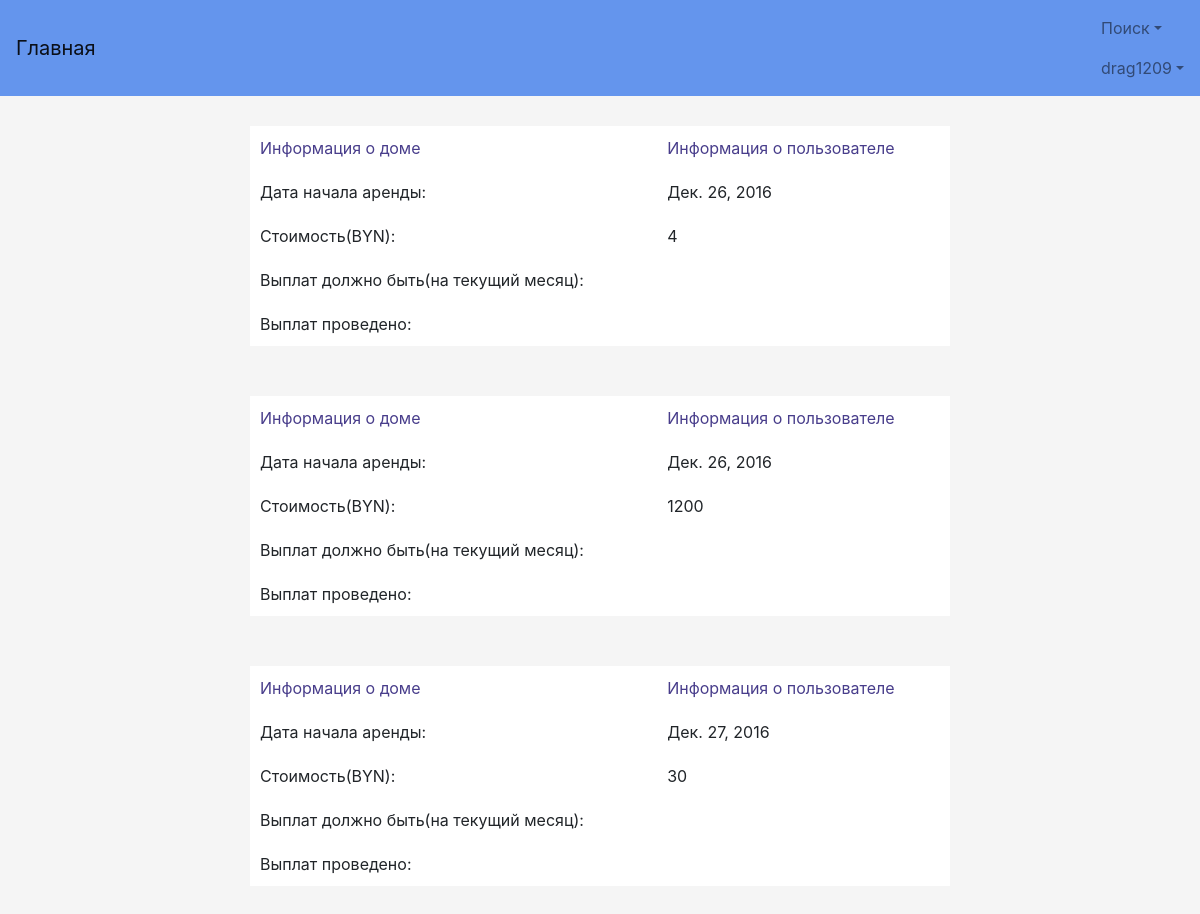
The app's page /profile/allrentsowner (signed in) with its own data.
### TOFI/models.py (models this page shows, shortened)
class MyUser(AbstractBaseUser):
    username = models.CharField(verbose_name='Логин', max_length=50, unique=True)
    password = models.CharField(verbose_name='Пароль', max_length=50)
    name = models.CharField(verbose_name='Имя', max_length=50)
    surname = models.CharField(verbose_name='Фамилия', max_length=50)
    last_name = models.CharField(verbose_name='Отчество', max_length=50)
    age = models.IntegerField(verbose_name='Возраст')
    passport_id = models.CharField(verbose_name='Номер паспорта', max_length=50)
    phone = models.CharField(verbose_name='Телефон', max_length=50)
    address = models.CharField(verbose_name='Адрес', max_length=50)
    email = models.CharField(verbose_name='Электронная почта', max_length=50, unique=True)
    taxpayer_account_number = models.IntegerField(verbose_name='УНН', null=True)
    license_field = models.CharField(verbose_name='Лицензия', max_length=50, null=True)
    ie = models.BooleanField(verbose_name='ИП', default=False)
    balance = models.FloatField(verbose_name='', default=0)
    user_card_id = models.ManyToManyField(UserCard, default=None)
    objects = MyUserManager()
    USERNAME_FIELD = 'username'
    REQUIRED_FIELDS = ['name', 'surname', 'last_name', 'age', 'passport_id', 'phone', 'address', 'email', 'ie']
    is_active = models.BooleanField(default=True)
    reason_block = models.CharField(max_length=100, null=True)
    is_admin = models.BooleanField(default=False)
    is_moder = models.BooleanField(default=False)
    wrong_password_number = models.IntegerField(default=0)

class DoneRent(models.Model):
    id_house = models.ForeignKey(Rent, on_delete=models.CASCADE)
    id_user_owner = models.ForeignKey(MyUser, on_delete=models.CASCADE)
    id_user_renter = models.IntegerField()
    fine = models.FloatField(default=0)
    date_rent = models.DateField(default=None)
    payed_until_time = models.FloatField(default=0)
    cost = models.CharField(max_length=50)  # Цена одной платы
    next_payment_date = models.DateField(default=None)

### user_profile/views.py (the view)
# urls.py: url(r'allrentsowner', views.all_rents_owner, name='AllRentsOwner'),
def all_rents_owner(request):
    if request.user.is_anonymous or not request.user.is_active:
        return HttpResponseRedirect("/login")
    id_user = request.user.id
    my_rents = models.DoneRent.objects.all().filter(id_user_owner=id_user)
    return render(request, 'Profile/AllRentsOwner.html', {'my_rents': my_rents})

### TOFI/templates/Profile/AllRentsOwner.html (shortened to what this page needs)
{% extends "base.html" %}
{% block content %}
        {% if my_rents %}
            {% for rent in my_rents %}
                <table class="center">
                    <tr class="padding">
                        <td class="padding">
                            <a href="aboutHouse/{{ rent.id_house}}">Информация о доме</a>
                        </td>
                        <td class="padding">
                            <a href="aboutUser/{{ rent.id_user_owner}}">Информация о пользователе</a>
                        </td>
                    </tr>
                    <tr>
                        <td class="padding">Дата начала аренды:</td>
                        <td class="padding">{{ rent.date_rent }}</td>
                    </tr>
                    <tr>
                        <td class="padding">Стоимость(BYN):</td>
                        <td class="padding">{{ rent.cost }}</td>
                    </tr>
                    <tr>
                        <td class="padding">Выплат должно быть(на текущий месяц):</td>
                        <td class="padding">{{ rent.pay_number }}</td>
                    </tr>
                    <tr>
                        <td class="padding">Выплат проведено:</td>
                        <td class="padding">{{ rent.paid_user }}</td>
                    </tr>
                </table>
            {% endfor %}
        {% endif %}
{% endblock %}

### TOFI/templates/base.html (shortened to what this page needs)
{% load staticfiles %}
<!DOCTYPE html>
<html lang="ru">
  <head>
      <link href="https://cdnjs.cloudflare.com/ajax/libs/twitter-bootstrap/4.0.0-alpha.5/css/bootstrap.min.css"
            rel="stylesheet">
      <link href="{% static 'style.css' %}" rel="stylesheet">
      <link href="http://ajax.googleapis.com/ajax/libs/jqueryui/1.8/themes/base/jquery-ui.css" rel="stylesheet"
            type="text/css"/>
      <link href="https://cdnjs.cloudflare.com/ajax/libs/bootstrap-datepicker/1.6.4/css/bootstrap-datepicker.min.css"
            rel="stylesheet" type="text/css">
      <link href="https://cdnjs.cloudflare.com/ajax/libs/bootstrap-datetimepicker/4.17.43/css/bootstrap-datetimepicker.min.css"
            rel="stylesheet" type="text/css">
  </head>
  <body>
  <nav class="navbar navbar-light">
      <a class="navbar-brand" href="{% url 'Main' %}">Главная</a>
      <ul class="nav navbar-nav">
          {% if request.user.is_anonymous %}
              <li class="nav-item active">
                  <a class="nav-link" href="{% url 'Registration' %}">Регистрация<span class="sr-only">(current)</span></a>
              </li>
              <li class="nav-item active">
                  <a class="nav-link" href="{% url 'Login' %}">Вход<span class="sr-only">(current)</span></a>
              </li>
              <li class="nav-item dropdown">
                  <a class="nav-link dropdown-toggle" href="#" id="supportedContentDropdown" data-toggle="dropdown"
                     aria-haspopup="true" aria-expanded="false">Поиск</a>
                  <div class="dropdown-menu" aria-labelledby="supportedContentDropdown">
                      <a class="dropdown-item" href="{% url 'SearchUser' %}">Поиск пользователей</a>
                      <a class="dropdown-item" href="{% url 'SearchRent' %}">Поиск жилья</a>
                      <a class="dropdown-item" href="{% url 'SearchId' %}">Поиск пользователей по Id</a>
                  </div>
              </li>
            {% else %}
              <li class="nav-item dropdown">
                  <a class="nav-link dropdown-toggle" href="#" id="supportedContentDropdown" data-toggle="dropdown"
                     aria-haspopup="true" aria-expanded="false">Поиск</a>
              </li>
              <li class="nav-item dropdown">
                  <a class="nav-link dropdown-toggle" href="#" id="supportedContentDropdown" data-toggle="dropdown"
                     aria-haspopup="true" aria-expanded="false">{{ request.user.username }}</a>
              </li>
          {% endif %}
      </ul>
  </nav>
  <div class="main-body">
      <div class="container">
        {% block content %}
        {% endblock %}
    </div>
  </div>
  </body>
</html>

### TOFI/static/style.css (style rules this page uses)
.center { width: 100%; max-width: 700px; padding: 10px; margin: auto auto 50px; background: white; }
a { color: darkslateblue; }
body { margin: auto; padding-bottom: 0; height: auto; background-color: whitesmoke; link: dodgerblue; }
table { width: 100%; }
.main-body { padding-top: 10px; padding-bottom: auto; margin-top: 20px; }
.padding { padding: 10px; }
.navbar-light { background-color: cornflowerblue; }

### records on screen
MyUser: user.username "drag1209"
DoneRent: date_rent "Дек. 26, 2016", cost "4"
DoneRent: date_rent "Дек. 26, 2016", cost "1200"
DoneRent: date_rent "Дек. 27, 2016", cost "30"
